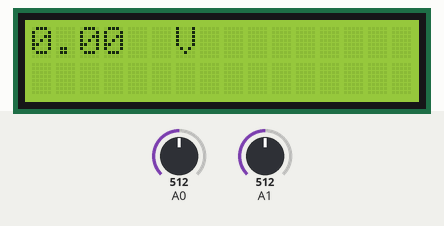
Recording of a sketch running on a simulated Arduino Uno, built with avr-gcc and run on an emulated ATmega328P. Parts: 16×2 character LCD. The test bench sets the inputs (shaded band); at power-on: A0 = 512, A1 = 512.

Above: at 1.2 s.
1.3 s: A0 set to 716
At 1.59 s:
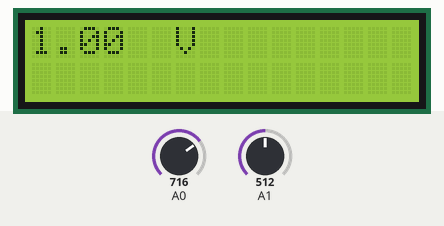
4.3 s: A1 set to 306
At 4.86 s:
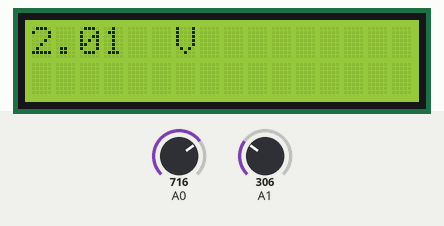
5.8 s: A0 set to 900
At 6.38 s:
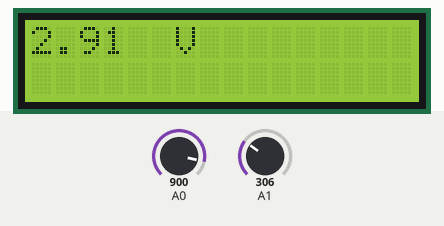
7.3 s: A1 set to 122
At 7.91 s:
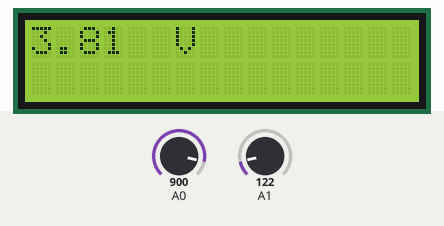
8.8 s: A1 set to 0
At 9.44 s:
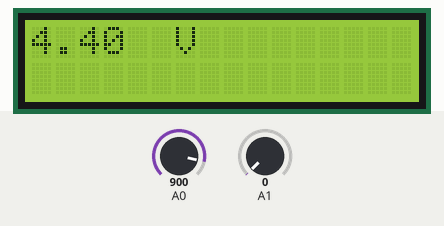
10.4 s: A0 set to 1023
At 10.96 s:
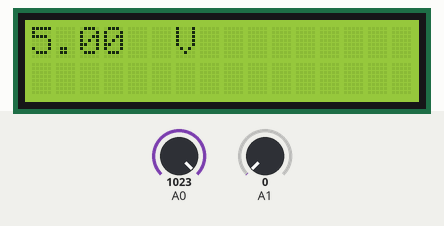
Timing chart, 0 to 12.9 s (numbered marks = the images above; inputs shaded):
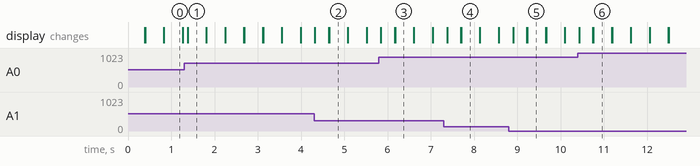

The sketch:

voltmetr.ino
```cpp
#include <Wire.h>

#include <LiquidCrystal_I2C.h>
LiquidCrystal_I2C lcd(0x27,16,2);
void setup() {
  // put your setup code here, to run once:
lcd.begin();
}

void loop() {
  // put your main code here, to run repeatedly:
int volt=analogRead(A0)-analogRead(A1);
float disp=(float(volt)/1022.0)*5.0;
lcd.print(disp);
lcd.setCursor(6,0);
lcd.print("V");
delay(100);
lcd.clear();
}
```

Measured:
- after the input at 1.3 s, the display: changes after 0.08 s (image 1)
- after the input at 4.3 s, the display: changes at once (image 2)
- after the input at 5.8 s, the display: changes after 0.05 s (image 3)
- after the input at 7.3 s, the display: changes after 0.07 s (image 4)
- after the input at 8.8 s, the display: changes after 0.10 s (image 5)
- after the input at 10.4 s, the display: changes at once (image 6)
- what the display in image 0 shows lasts 0.5 s, from 0.8 s to 1.3 s
